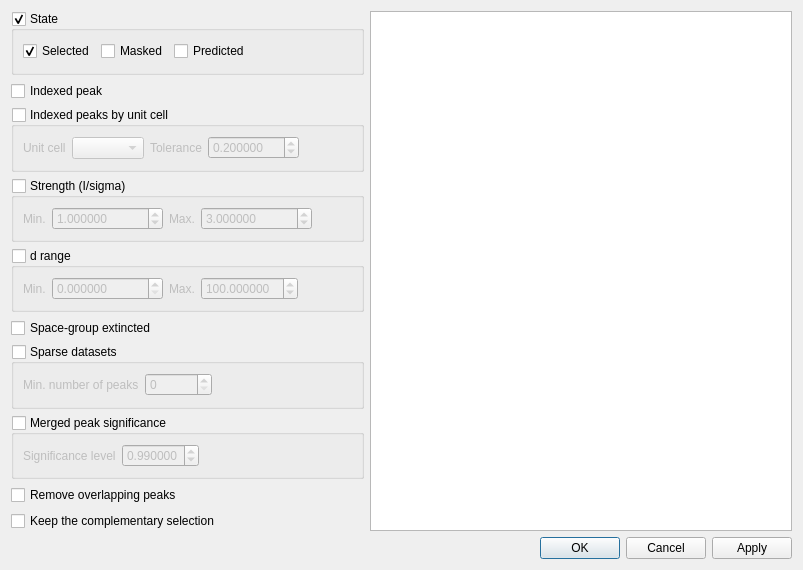
<?xml version="1.0" encoding="UTF-8"?>
<ui version="4.0">
 <class>DialogPeakFilter</class>
 <widget class="QDialog" name="DialogPeakFilter">
  <property name="geometry">
   <rect>
    <x>0</x>
    <y>0</y>
    <width>803</width>
    <height>570</height>
   </rect>
  </property>
  <property name="windowTitle">
   <string>Peak Filters</string>
  </property>
  <layout class="QGridLayout" name="gridLayout">
   <item row="0" column="0">
    <layout class="QHBoxLayout" name="horizontalLayout_7" stretch="0,1">
     <item>
      <layout class="QVBoxLayout" name="verticalLayout">
       <item>
        <widget class="QGroupBox" name="state">
         <property name="toolTip">
          <string>&lt;html&gt;&lt;head/&gt;&lt;body&gt;&lt;p&gt;Keep the peaks which are selected/unselected and/or masked/unmasked&lt;/p&gt;&lt;/body&gt;&lt;/html&gt;</string>
         </property>
         <property name="title">
          <string>State</string>
         </property>
         <property name="flat">
          <bool>false</bool>
         </property>
         <property name="checkable">
          <bool>true</bool>
         </property>
         <property name="checked">
          <bool>true</bool>
         </property>
         <layout class="QHBoxLayout" name="horizontalLayout_4" stretch="0,0,0,1">
          <item>
           <widget class="QCheckBox" name="selected">
            <property name="text">
             <string>Selected</string>
            </property>
            <property name="checked">
             <bool>true</bool>
            </property>
           </widget>
          </item>
          <item>
           <widget class="QCheckBox" name="masked">
            <property name="text">
             <string>Masked</string>
            </property>
           </widget>
          </item>
          <item>
           <widget class="QCheckBox" name="predicted">
            <property name="text">
             <string>Predicted</string>
            </property>
           </widget>
          </item>
          <item>
           <spacer name="horizontalSpacer_4">
            <property name="orientation">
             <enum>Qt::Horizontal</enum>
            </property>
            <property name="sizeHint" stdset="0">
             <size>
              <width>40</width>
              <height>20</height>
             </size>
            </property>
           </spacer>
          </item>
         </layout>
        </widget>
       </item>
       <item>
        <widget class="QCheckBox" name="indexed">
         <property name="text">
          <string>Indexed peak</string>
         </property>
        </widget>
       </item>
       <item>
        <widget class="QGroupBox" name="indexedByUnitCell">
         <property name="toolTip">
          <string>&lt;html&gt;&lt;head/&gt;&lt;body&gt;&lt;p&gt;Keep the peaks which are indexable with a given unit cell&lt;/p&gt;&lt;/body&gt;&lt;/html&gt;</string>
         </property>
         <property name="title">
          <string>Indexed peaks by unit cell</string>
         </property>
         <property name="checkable">
          <bool>true</bool>
         </property>
         <property name="checked">
          <bool>false</bool>
         </property>
         <layout class="QHBoxLayout" name="horizontalLayout" stretch="0,1,0,2,3">
          <item>
           <widget class="QLabel" name="label_7">
            <property name="text">
             <string>Unit cell</string>
            </property>
           </widget>
          </item>
          <item>
           <widget class="QComboBox" name="unitCells"/>
          </item>
          <item>
           <widget class="QLabel" name="label_3">
            <property name="sizePolicy">
             <sizepolicy hsizetype="Minimum" vsizetype="Preferred">
              <horstretch>0</horstretch>
              <verstretch>0</verstretch>
             </sizepolicy>
            </property>
            <property name="text">
             <string>Tolerance</string>
            </property>
           </widget>
          </item>
          <item>
           <widget class="QDoubleSpinBox" name="indexingTolerance">
            <property name="decimals">
             <number>6</number>
            </property>
            <property name="maximum">
             <double>100.000000000000000</double>
            </property>
            <property name="value">
             <double>0.200000000000000</double>
            </property>
           </widget>
          </item>
          <item>
           <spacer name="horizontalSpacer_5">
            <property name="orientation">
             <enum>Qt::Horizontal</enum>
            </property>
            <property name="sizeHint" stdset="0">
             <size>
              <width>40</width>
              <height>20</height>
             </size>
            </property>
           </spacer>
          </item>
         </layout>
        </widget>
       </item>
       <item>
        <widget class="QGroupBox" name="strength">
         <property name="title">
          <string>Strength (I/sigma)</string>
         </property>
         <property name="checkable">
          <bool>true</bool>
         </property>
         <property name="checked">
          <bool>false</bool>
         </property>
         <layout class="QHBoxLayout" name="horizontalLayout_3" stretch="0,0,0,0,1">
          <item>
           <widget class="QLabel" name="label">
            <property name="text">
             <string>Min.</string>
            </property>
           </widget>
          </item>
          <item>
           <widget class="QDoubleSpinBox" name="strengthMin">
            <property name="decimals">
             <number>6</number>
            </property>
            <property name="minimum">
             <double>0.000000000000000</double>
            </property>
            <property name="maximum">
             <double>1000000.000000000000000</double>
            </property>
            <property name="singleStep">
             <double>0.010000000000000</double>
            </property>
            <property name="value">
             <double>1.000000000000000</double>
            </property>
           </widget>
          </item>
          <item>
           <widget class="QLabel" name="label_2">
            <property name="text">
             <string>Max.</string>
            </property>
           </widget>
          </item>
          <item>
           <widget class="QDoubleSpinBox" name="strengthMax">
            <property name="decimals">
             <number>6</number>
            </property>
            <property name="minimum">
             <double>0.000000000000000</double>
            </property>
            <property name="maximum">
             <double>1000000.000000000000000</double>
            </property>
            <property name="singleStep">
             <double>0.010000000000000</double>
            </property>
            <property name="value">
             <double>3.000000000000000</double>
            </property>
           </widget>
          </item>
          <item>
           <spacer name="horizontalSpacer_3">
            <property name="orientation">
             <enum>Qt::Horizontal</enum>
            </property>
            <property name="sizeHint" stdset="0">
             <size>
              <width>40</width>
              <height>20</height>
             </size>
            </property>
           </spacer>
          </item>
         </layout>
        </widget>
       </item>
       <item>
        <widget class="QGroupBox" name="dRange">
         <property name="title">
          <string>d range</string>
         </property>
         <property name="checkable">
          <bool>true</bool>
         </property>
         <property name="checked">
          <bool>false</bool>
         </property>
         <layout class="QHBoxLayout" name="horizontalLayout_2" stretch="0,0,0,0,1">
          <item>
           <widget class="QLabel" name="label_4">
            <property name="text">
             <string>Min.</string>
            </property>
           </widget>
          </item>
          <item>
           <widget class="QDoubleSpinBox" name="dMin">
            <property name="decimals">
             <number>6</number>
            </property>
            <property name="maximum">
             <double>999999.989999999990687</double>
            </property>
            <property name="singleStep">
             <double>0.010000000000000</double>
            </property>
           </widget>
          </item>
          <item>
           <widget class="QLabel" name="label_5">
            <property name="text">
             <string>Max.</string>
            </property>
           </widget>
          </item>
          <item>
           <widget class="QDoubleSpinBox" name="dMax">
            <property name="decimals">
             <number>6</number>
            </property>
            <property name="maximum">
             <double>9999.989999999999782</double>
            </property>
            <property name="singleStep">
             <double>0.010000000000000</double>
            </property>
            <property name="value">
             <double>100.000000000000000</double>
            </property>
           </widget>
          </item>
          <item>
           <spacer name="horizontalSpacer_2">
            <property name="orientation">
             <enum>Qt::Horizontal</enum>
            </property>
            <property name="sizeHint" stdset="0">
             <size>
              <width>40</width>
              <height>20</height>
             </size>
            </property>
           </spacer>
          </item>
         </layout>
        </widget>
       </item>
       <item>
        <widget class="QCheckBox" name="extincted">
         <property name="toolTip">
          <string>&lt;html&gt;&lt;head/&gt;&lt;body&gt;&lt;p&gt;Keep the peaks which satisfy space group extinction law&lt;/p&gt;&lt;/body&gt;&lt;/html&gt;</string>
         </property>
         <property name="text">
          <string>Space-group extincted</string>
         </property>
        </widget>
       </item>
       <item>
        <widget class="QGroupBox" name="sparseDataSets">
         <property name="title">
          <string>Sparse datasets</string>
         </property>
         <property name="checkable">
          <bool>true</bool>
         </property>
         <property name="checked">
          <bool>false</bool>
         </property>
         <layout class="QHBoxLayout" name="horizontalLayout_5">
          <item>
           <widget class="QLabel" name="label_6">
            <property name="text">
             <string>Min. number of peaks</string>
            </property>
           </widget>
          </item>
          <item>
           <widget class="QSpinBox" name="minNumPeaks">
            <property name="maximum">
             <number>100000</number>
            </property>
           </widget>
          </item>
          <item>
           <spacer name="horizontalSpacer">
            <property name="orientation">
             <enum>Qt::Horizontal</enum>
            </property>
            <property name="sizeHint" stdset="0">
             <size>
              <width>40</width>
              <height>20</height>
             </size>
            </property>
           </spacer>
          </item>
         </layout>
        </widget>
       </item>
       <item>
        <widget class="QGroupBox" name="mergedPeakSignificance">
         <property name="title">
          <string>Merged peak significance</string>
         </property>
         <property name="checkable">
          <bool>true</bool>
         </property>
         <property name="checked">
          <bool>false</bool>
         </property>
         <layout class="QHBoxLayout" name="horizontalLayout_6" stretch="0,0,1">
          <item>
           <widget class="QLabel" name="label_8">
            <property name="text">
             <string>Significance level</string>
            </property>
           </widget>
          </item>
          <item>
           <widget class="QDoubleSpinBox" name="significanceLevel">
            <property name="decimals">
             <number>6</number>
            </property>
            <property name="maximum">
             <double>1.000000000000000</double>
            </property>
            <property name="singleStep">
             <double>0.000100000000000</double>
            </property>
            <property name="value">
             <double>0.990000000000000</double>
            </property>
           </widget>
          </item>
          <item>
           <spacer name="horizontalSpacer_6">
            <property name="orientation">
             <enum>Qt::Horizontal</enum>
            </property>
            <property name="sizeHint" stdset="0">
             <size>
              <width>40</width>
              <height>20</height>
             </size>
            </property>
           </spacer>
          </item>
         </layout>
        </widget>
       </item>
       <item>
        <widget class="QCheckBox" name="overlapping">
         <property name="toolTip">
          <string>&lt;html&gt;&lt;head/&gt;&lt;body&gt;&lt;p&gt;Keep the peaks which do not overlap&lt;/p&gt;&lt;/body&gt;&lt;/html&gt;</string>
         </property>
         <property name="text">
          <string>Remove overlapping peaks</string>
         </property>
         <property name="checked">
          <bool>false</bool>
         </property>
        </widget>
       </item>
       <item>
        <widget class="QCheckBox" name="complementary">
         <property name="toolTip">
          <string>&lt;html&gt;&lt;head/&gt;&lt;body&gt;&lt;p&gt;Keep the peaks filtered out by the aformentionned filters&lt;/p&gt;&lt;/body&gt;&lt;/html&gt;</string>
         </property>
         <property name="text">
          <string>Keep the complementary selection</string>
         </property>
        </widget>
       </item>
      </layout>
     </item>
     <item>
      <widget class="PeakTableView" name="peaks"/>
     </item>
    </layout>
   </item>
   <item row="1" column="0">
    <widget class="QDialogButtonBox" name="actions">
     <property name="orientation">
      <enum>Qt::Horizontal</enum>
     </property>
     <property name="standardButtons">
      <set>QDialogButtonBox::Apply|QDialogButtonBox::Cancel|QDialogButtonBox::Ok</set>
     </property>
    </widget>
   </item>
  </layout>
 </widget>
 <customwidgets>
  <customwidget>
   <class>PeakTableView</class>
   <extends>QTableView</extends>
   <header>PeakTableView.h</header>
  </customwidget>
 </customwidgets>
 <resources/>
 <connections>
  <connection>
   <sender>actions</sender>
   <signal>accepted()</signal>
   <receiver>DialogPeakFilter</receiver>
   <slot>accept()</slot>
   <hints>
    <hint type="sourcelabel">
     <x>248</x>
     <y>254</y>
    </hint>
    <hint type="destinationlabel">
     <x>157</x>
     <y>274</y>
    </hint>
   </hints>
  </connection>
  <connection>
   <sender>actions</sender>
   <signal>rejected()</signal>
   <receiver>DialogPeakFilter</receiver>
   <slot>reject()</slot>
   <hints>
    <hint type="sourcelabel">
     <x>316</x>
     <y>260</y>
    </hint>
    <hint type="destinationlabel">
     <x>286</x>
     <y>274</y>
    </hint>
   </hints>
  </connection>
 </connections>
</ui>
